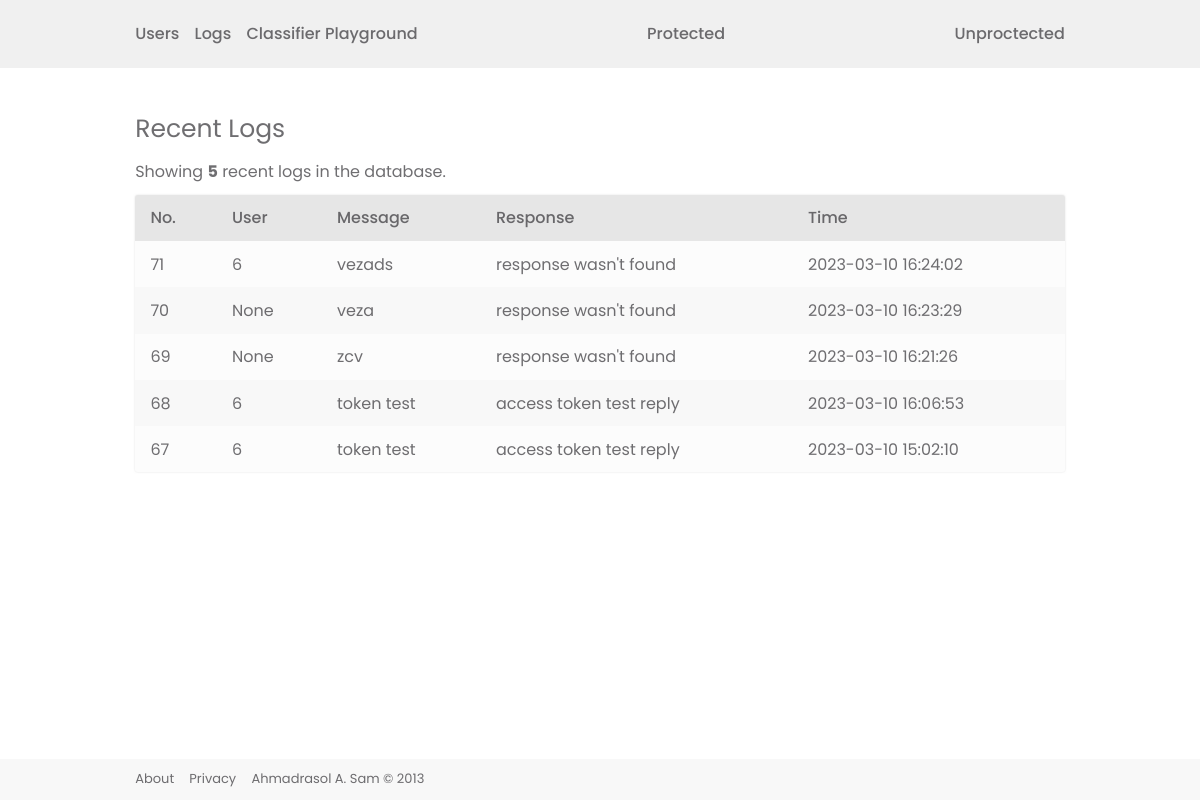
The page /log/recent on the database its author committed.
### src/models/models.py (models this page shows)
class Log(db.Model):
    no = db.Column(db.Integer,primary_key=True)
    user_id = db.Column(db.Integer,db.ForeignKey('user.id'))
    message = db.Column(db.String,nullable=False)
    predicted_message_language = db.Column(db.String,server_default='',nullable=False)
    reply = db.Column(db.String,nullable=False)
    created_at = db.Column(db.DateTime(timezone=True),
                           server_default=func.now())

### src/routes/log.py (the view)
@site.route("/recent",endpoint="show_recent_logs")
def view_recent_logs():
    count = 5
    logs = Log.query.order_by(Log.created_at.desc()).limit(count).all()
    return render_template('views/logs.jinja', logs=logs,count=count)

### src/templates/views/logs.jinja
{% extends './index.jinja' %}
{% block content %}
    <div class="container util-paddingless" >
        <span class="text text-big ">Recent Logs</span>
        <p class="text">
            Showing <b>{{count}}</b> recent logs in the database.
        </p>
    </div>
    <table>
        <thead>
            <th>No.</th>
            <th>User</th>
            <th>Message</th>
            <th>Response</th>
            <th>Time</th>
        </thead>
        <tbody>
            {% for log in logs %}
                <tr>
                    <td>{{log.no}}</td>
                    <td>{{log.user_id}}</td>
                    <td>{{log.message}}</td>
                    <td>{{log.reply}}</td>
                    <td>{{log.created_at}}</td>
                </tr>
            {% endfor %}
        </tbody>
    </table>
{% endblock %}

### src/templates/index.jinja (shortened to what this page needs)
<html>
<head>
    <link rel="stylesheet" href="{{ url_for('static', filename='app.css') }}">
    <link rel="stylesheet" href="{{ url_for('static', filename='local.css') }}">
</head>
<body>
    <div class="template">
        <div class="template-header">
            {% include 'components/header.jinja' %}
        </div>
        <main class="template-body">
            <div class="container container-centered">
                {% block content %}{% endblock %}
            </div>
        </main>
        <div class="template-footer">
            {% include 'components/footer.jinja' %}
        </div>
    </div>
</body>
</html>

### src/templates/components/header.jinja
<nav class="nav">
    <span class="nav-content">
        <a href="{{ url_for('user.site.show_users') }}" >Users</a>
        <a href="{{ url_for('log.site.show_recent_logs') }}" >Logs</a>
        <a href="{{ url_for('classifier.site.show_playground') }}" >Classifier Playground</a>
        <a href="{{ url_for('show_protected_page') }}"  class="nav-link-push-left">Protected</a>
        <a href="{{ url_for('show_unprotected_page') }}"  class="nav-link-push-left">Unproctected</a>
    </span>
</nav>

### src/templates/components/footer.jinja
<footer class="footer">
    <span class="footer-content">
        <a>About</a>
        <a>Privacy</a>
        <a>Ahmadrasol A. Sam &#169; 2013</a>
    </span>
</footer>

### src/static/app.css (style rules this page uses)
html { font-size: 1rem; font-family: system-ui, -apple-system, BlinkMacSystemFont, "Segoe UI", Roboto, Oxygen, Ubuntu, Cantarell, "Open Sans", "Helvetica Neue", sans-serif; }
* { margin: 0; padding: 0; color: rgba(50, 49, 53, 0.7); box-sizing: border-box; }
a { text-decoration: none; display: inline-block; color: rgb(37, 88, 255); cursor: pointer; }
.template { width: 100%; min-height: 100vh; display: grid; grid-template-rows: auto 1fr auto; grid-template-areas: "head" "body" "footer"; position: absolute; }
.template-header { grid-area: head; }
.template-body { grid-area: body; }
.template-footer { grid-area: footer; }
.nav { display: flex; background-color: rgb(240, 240, 240); font-weight: 500; color: rgb(230, 230, 230); }
.nav * { color: rgba(50, 49, 53, 0.7); }
.nav-content { display: flex; flex-direction: column; width: 100%; padding: 0.66666667rem 0.95rem; gap: 0.95rem; align-items: center; }
.nav-content .nav-link-push-left { margin: unset; }
@media screen and (min-width: 426px) { .nav { padding: 0.66666667rem 0.95rem; } }
@media screen and (min-width: 426px) { .nav-content { display: flex; flex-direction: row; gap: 0.95rem; max-width: 960px; margin: auto; } }
@media screen and (min-width: 426px) { .nav-content .nav-link-push-left { margin-left: auto; margin-top: auto; margin-bottom: auto; } }
.footer-content { display: flex; flex-direction: column; align-items: center; gap: 0.66666667rem; }
@media screen and (min-width: 321px) { .footer { display: flex; width: 100%; background-color: rgb(248, 248, 248); } }
@media screen and (min-width: 321px) { .footer-content { width: 100%; max-width: 960px; margin: auto; display: flex; flex-direction: row; padding: 0.66666667rem 0.95rem; gap: 0.95rem; } }
@media screen and (min-width: 321px) { .footer-content > * { color: rgba(50, 49, 53, 0.7); } }
@media screen and (min-width: 321px) { .footer > * { font-size: small; } }
.container { max-width: 960px; margin: auto; width: 100%; display: flex; flex-direction: column; gap: 0.66666667rem; padding: 2.66666668rem 0.95rem; }
.container-centered { align-items: center; }
table { border-collapse: collapse; border-spacing: 0; box-sizing: border-box; max-width: 100%; }
table thead { display: none; }
table tbody tr { display: flex; flex-direction: column; box-sizing: border-box; }
table tbody tr td { padding: 0.66666667rem 0.95rem; text-align: center; word-break: break-all; }
table tbody tr:nth-of-type(even) { background-color: rgb(240, 240, 240); }
table tbody tr:nth-of-type(odd) { background-color: rgb(252, 252, 252); }
@media screen and (min-width: 426px) { table { box-sizing: border-box; width: 100%; background-color: rgb(252, 252, 252); box-shadow: 0 0 2px rgba(195, 195, 195, 0.5843137255); border-radius: 3px; } }
@media screen and (min-width: 426px) { table thead { border-radius: 3px; background-color: rgb(230, 230, 230); display: table-header-group; } }
@media screen and (min-width: 426px) { table thead tr th { font-weight: 500; padding: 0.66666667rem 0.95rem; text-align: left; min-width: 10%; } }
@media screen and (min-width: 426px) { table thead tr th:first-of-type { border-radius: 3px 0 0 0; } }
@media screen and (min-width: 426px) { table thead tr th:last-of-type { border-radius: 0 3px 0 0; } }
@media screen and (min-width: 426px) { table tbody { border-radius: 0 0 3px 3px; } }
@media screen and (min-width: 426px) { table tbody tr { display: table-row; border-radius: 10px; } }
@media screen and (min-width: 426px) { table tbody tr td { padding: 0.66666667rem 0.95rem; text-align: left; } }
@media screen and (min-width: 426px) { table tbody tr:nth-of-type(even) { background-color: rgb(248, 248, 248); } }
@media screen and (min-width: 426px) { table tbody tr:last-of-type { border-radius: 0 0 3px 3px; } }
@media screen and (min-width: 426px) { table tbody tr:last-of-type td:last-of-type { border-radius: 0 0 3px 0; } }
@media screen and (min-width: 426px) { table tbody tr:last-of-type td:first-of-type { border-radius: 0 0 0 3px; } }
.util-paddingless { padding: 0; }
.text-big { font-size: calc(1rem + 0.75vw); }

### src/static/local.css (style rules this page uses)
* { font-family: "Poppins",'Times New Roman', Times, serif; }

### rows shown on the page
Log: no "71", user_id "6", message "vezads", reply "response wasn't found", created_at "2023-03-10 16:24:02"
Log: no "70", user_id "None", message "veza", reply "response wasn't found", created_at "2023-03-10 16:23:29"
Log: no "69", user_id "None", message "zcv", reply "response wasn't found", created_at "2023-03-10 16:21:26"
Log: no "68", user_id "6", message "token test", reply "access token test reply", created_at "2023-03-10 16:06:53"
Log: no "67", user_id "6", message "token test", reply "access token test reply", created_at "2023-03-10 15:02:10"

### other values the page prints
{{ count }} "5"
